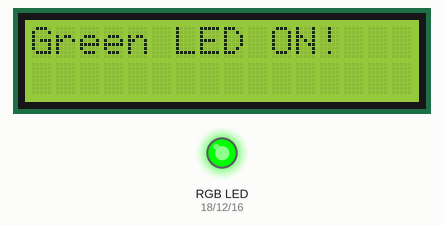
Recording of a program running on a simulated Raspberry Pi (header pin numbers). Parts: 16×2 character LCD, an RGB LED mixed from three pins (HIGH = lit). Library files of the repository ran but are not shown: I2C_driver.py; what the program prints to the terminal is not drawn.

Above: at 0.3 s.
At 3.3 s:
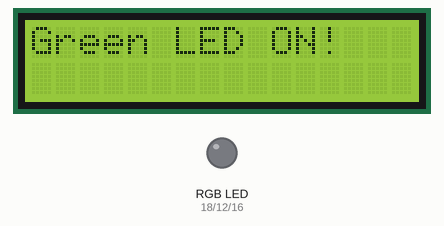
At 3.9 s:
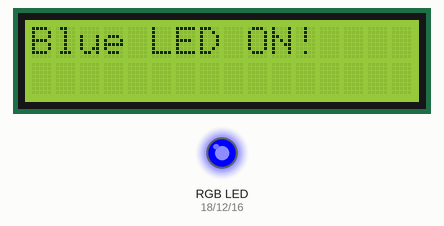
At 4.9 s:
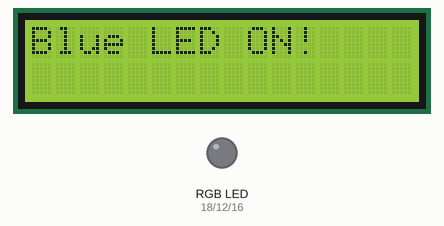
At 5.4 s:
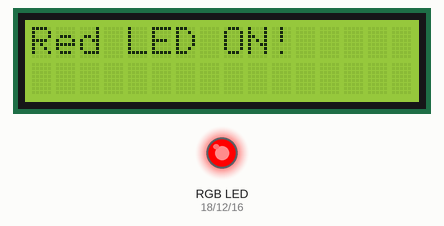
At 7.4 s:
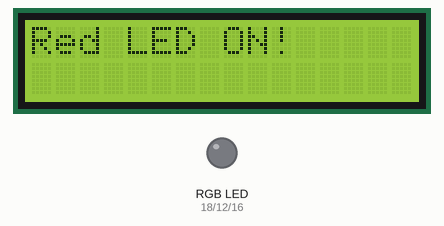
Timing chart, 0 to 40.0 s (numbered marks = the images above):
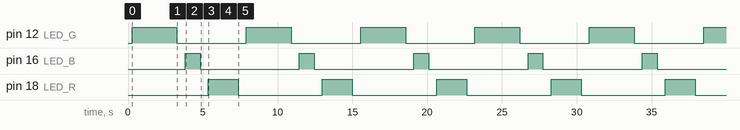

The program:

LCD_RGB_ON.py
```python
import RPi.GPIO as GPIO
import I2C_driver as LCD
import time

LED_G = 12
LED_B = 16
LED_R = 18
mylcd = LCD.lcd()

GPIO.setwarnings(False)
GPIO.setmode(GPIO.BOARD)

def main():
  GPIO.setup(LED_G, GPIO.OUT, initial=GPIO.LOW)
  GPIO.setup(LED_B, GPIO.OUT, initial=GPIO.LOW)
  GPIO.setup(LED_R, GPIO.OUT, initial=GPIO.LOW)

  try:
    while 1:
        print("Green LED ON!")
        mylcd.lcd_display_string("Green LED ON!",1)
        GPIO.output(LED_G, GPIO.HIGH)
        time.sleep(3)
        GPIO.output(LED_G, GPIO.LOW)
        time.sleep(0.5)
        mylcd.lcd_clear()
        print("Blue LED ON!")
        mylcd.lcd_display_string("Blue LED ON!",1)
        GPIO.output(LED_B, GPIO.HIGH)
        time.sleep(1)
        GPIO.output(LED_B, GPIO.LOW)
        time.sleep(0.5)
        mylcd.lcd_clear()
        print("Red LED ON!")
        mylcd.lcd_display_string("Red LED ON!",1)
        GPIO.output(LED_R, GPIO.HIGH)
        time.sleep(2)
        GPIO.output(LED_R, GPIO.LOW)
        time.sleep(0.5)
        mylcd.lcd_clear()

  finally:
    GPIO.cleanup()

if __name__ == '__main__':
  main()
```

Measured:
- by itself, pin 12 (LED_G): alternates HIGH for 3.0 s and LOW for 4.6 s
- by itself, pin 16 (LED_B): alternates HIGH for 1.0 s and LOW for 6.6 s
- by itself, pin 18 (LED_R): alternates HIGH for 2.0 s and LOW for 5.6 s
- what the display in image 0 shows lasts 3.5 s, from 0.3 s to 3.8 s
- what the display in image 2 shows lasts 1.5 s, from 3.8 s to 5.3 s
